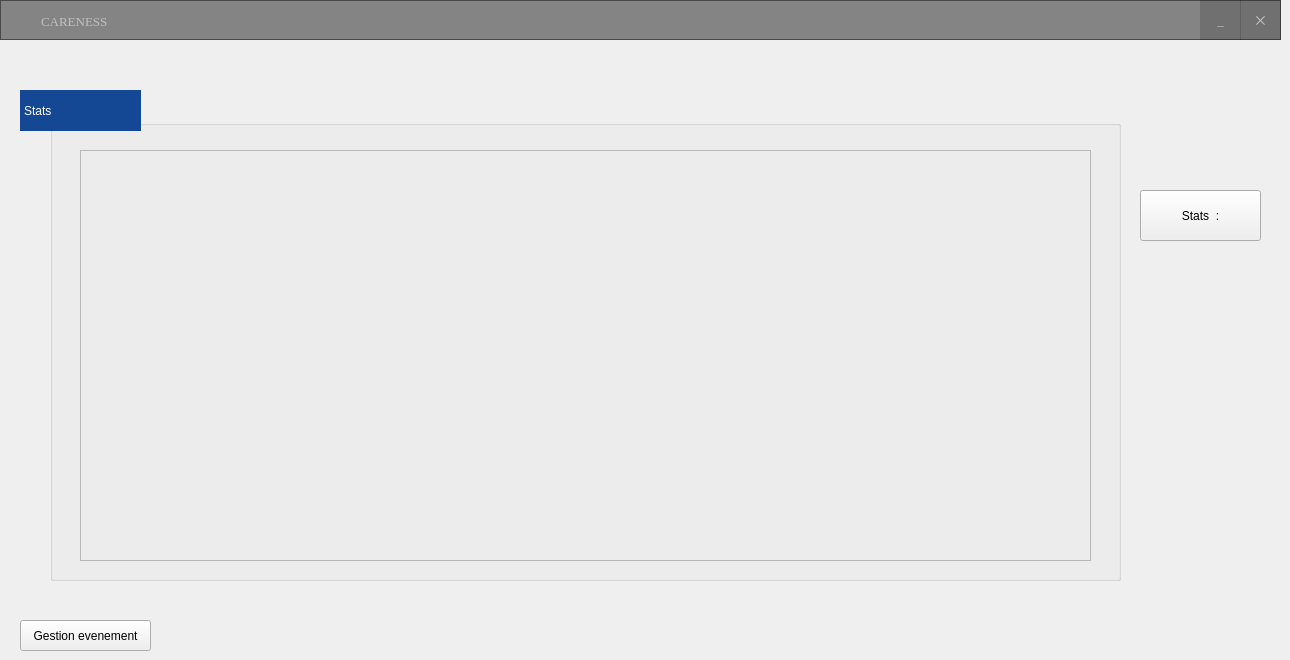
    <widget class="QWidget" name="page_29">
     <widget class="QFrame" name="frame_28">
      <property name="geometry">
       <rect>
        <x>0</x>
        <y>0</y>
        <width>1281</width>
        <height>40</height>
       </rect>
      </property>
      <property name="cursor">
       <cursorShape>ArrowCursor</cursorShape>
      </property>
      <property name="styleSheet">
       <string notr="true">QFrame{
background:rgba(0,0,0,0.45);
}

QFrame:hover{
background:rgba(0,0,0,0.50);
}

QPushButton{
color:silver;
}

QPushButton:hover{
color:white;
}</string>
      </property>
      <property name="frameShape">
       <enum>QFrame::StyledPanel</enum>
      </property>
      <property name="frameShadow">
       <enum>QFrame::Raised</enum>
      </property>
      <widget class="QLabel" name="label_209">
       <property name="geometry">
        <rect>
         <x>41</x>
         <y>11</y>
         <width>141</width>
         <height>21</height>
        </rect>
       </property>
       <property name="font">
        <font>
         <family>Times New Roman</family>
         <pointsize>10</pointsize>
         <weight>9</weight>
         <italic>false</italic>
         <bold>false</bold>
        </font>
       </property>
       <property name="styleSheet">
        <string notr="true">
color:silver;
background:transparent;</string>
       </property>
       <property name="text">
        <string>CARENESS</string>
       </property>
      </widget>
      <widget class="QPushButton" name="btn_minimize_27">
       <property name="geometry">
        <rect>
         <x>1200</x>
         <y>0</y>
         <width>41</width>
         <height>40</height>
        </rect>
       </property>
       <property name="font">
        <font>
         <family>Times New Roman</family>
         <pointsize>10</pointsize>
         <weight>9</weight>
         <italic>false</italic>
         <bold>false</bold>
         <underline>false</underline>
        </font>
       </property>
       <property name="cursor">
        <cursorShape>PointingHandCursor</cursorShape>
       </property>
       <property name="styleSheet">
        <string notr="true">QPushButton{
background:rgba(0, 0, 0,0.15);
border-radius:none;
}


QPushButton:hover{
background:rgba(0, 0, 0,0.6)
}</string>
       </property>
       <property name="text">
        <string>_</string>
       </property>
      </widget>
      <widget class="QPushButton" name="btn_close_21">
       <property name="geometry">
        <rect>
         <x>1240</x>
         <y>0</y>
         <width>41</width>
         <height>40</height>
        </rect>
       </property>
       <property name="font">
        <font>
         <family>Times New Roman</family>
         <pointsize>10</pointsize>
         <weight>9</weight>
         <italic>false</italic>
         <bold>false</bold>
        </font>
       </property>
       <property name="cursor">
        <cursorShape>PointingHandCursor</cursorShape>
       </property>
       <property name="styleSheet">
        <string notr="true">QPushButton{
background:rgba(0, 0, 0,0.15);
color:silver;

border-radius:none;
}


QPushButton:hover{
background:red;
color:white
}</string>
       </property>
       <property name="text">
        <string>✕</string>
       </property>
      </widget>
      <widget class="QLabel" name="label_210">
       <property name="geometry">
        <rect>
         <x>10</x>
         <y>0</y>
         <width>31</width>
         <height>31</height>
        </rect>
       </property>
       <property name="styleSheet">
        <string notr="true">image: url(:/new/prefix1/images/Logo.png);
background:transparent;</string>
       </property>
       <property name="text">
        <string>&lt;html&gt;&lt;head/&gt;&lt;body&gt;&lt;p&gt;&lt;br/&gt;&lt;/p&gt;&lt;/body&gt;&lt;/html&gt;</string>
       </property>
      </widget>
     </widget>
     <widget class="QPushButton" name="pushButton_28">
      <property name="geometry">
       <rect>
        <x>1140</x>
        <y>190</y>
        <width>121</width>
        <height>51</height>
       </rect>
      </property>
      <property name="text">
       <string>Stats  :</string>
      </property>
      <property name="icon">
       <iconset resource="Resources.qrc">
        <normaloff>:/new/prefix1/images/stats.png</normaloff>:/new/prefix1/images/stats.png</iconset>
      </property>
     </widget>
     <widget class="QGroupBox" name="groupBox_26">
      <property name="geometry">
       <rect>
        <x>50</x>
        <y>120</y>
        <width>1071</width>
        <height>461</height>
       </rect>
      </property>
      <property name="styleSheet">
       <string notr="true">QGroupBox{
color: rgb(20, 72, 149);
background-color: transparent;
}
QComboBox{
border-radius: 10px;
    border: 1px solid transparent;
	color: rgb(25, 139, 186);
}</string>
      </property>
      <property name="title">
       <string/>
      </property>
      <widget class="QFrame" name="frame_18">
       <property name="geometry">
        <rect>
         <x>30</x>
         <y>30</y>
         <width>1011</width>
         <height>411</height>
        </rect>
       </property>
       <property name="frameShape">
        <enum>QFrame::StyledPanel</enum>
       </property>
       <property name="frameShadow">
        <enum>QFrame::Raised</enum>
       </property>
      </widget>
     </widget>
     <widget class="QPushButton" name="pushButton_29">
      <property name="geometry">
       <rect>
        <x>20</x>
        <y>620</y>
        <width>131</width>
        <height>31</height>
       </rect>
      </property>
      <property name="text">
       <string>Gestion evenement</string>
      </property>
      <property name="icon">
       <iconset resource="Resources.qrc">
        <normaloff>:/new/prefix1/images/fleche-petite-gauche (1).png</normaloff>:/new/prefix1/images/fleche-petite-gauche (1).png</iconset>
      </property>
     </widget>
     <widget class="QLabel" name="label_103">
      <property name="geometry">
       <rect>
        <x>20</x>
        <y>90</y>
        <width>121</width>
        <height>41</height>
       </rect>
      </property>
      <property name="styleSheet">
       <string notr="true">QLabel{
    border: 1px solid transparent ;	
	color: rgb(255, 255, 255);
	font: 75 12pt &quot;Times New Roman&quot;;
	background-color: rgb(20, 72, 149);
}</string>
      </property>
      <property name="text">
       <string>Stats</string>
      </property>
     </widget>
    </widget>
